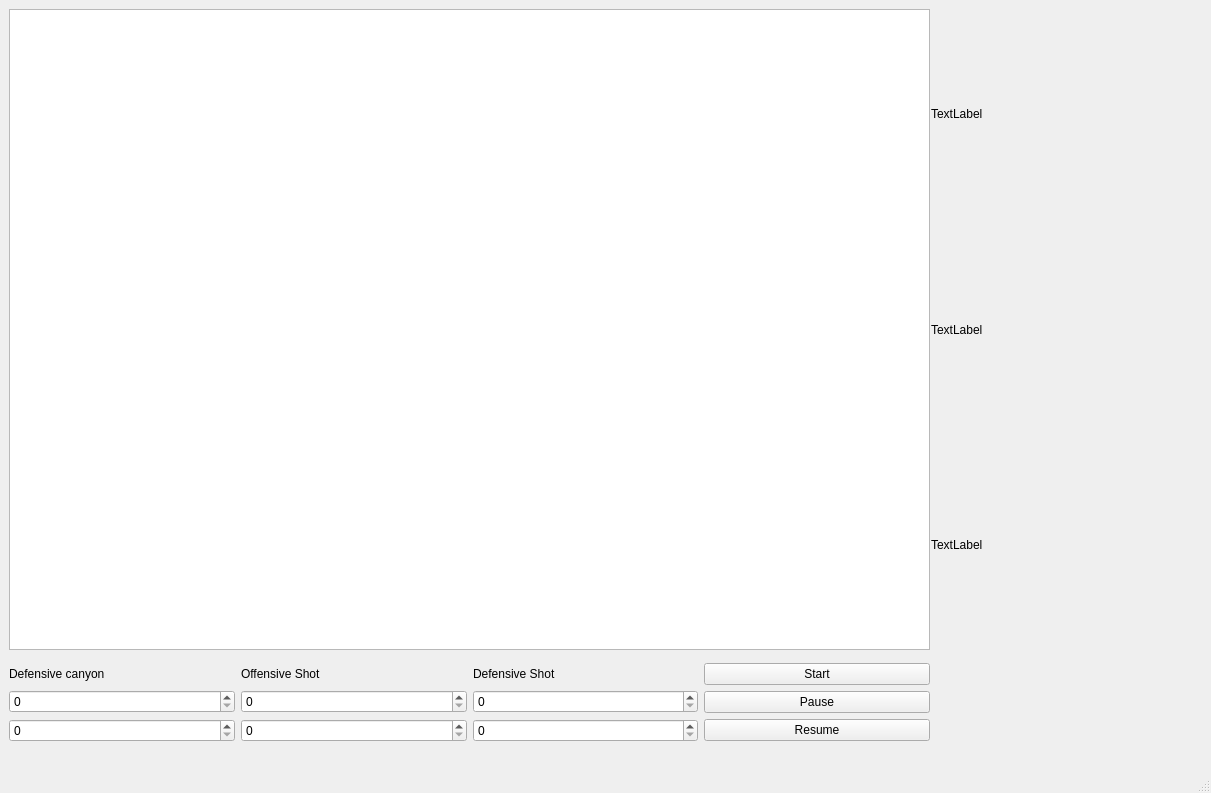
<?xml version="1.0" encoding="UTF-8"?>
<ui version="4.0">
 <class>MainWindow</class>
 <widget class="QMainWindow" name="MainWindow">
  <property name="geometry">
   <rect>
    <x>0</x>
    <y>0</y>
    <width>1211</width>
    <height>793</height>
   </rect>
  </property>
  <property name="windowTitle">
   <string>MainWindow</string>
  </property>
  <widget class="QWidget" name="centralwidget">
   <widget class="QGraphicsView" name="graphicsView">
    <property name="geometry">
     <rect>
      <x>9</x>
      <y>9</y>
      <width>921</width>
      <height>641</height>
     </rect>
    </property>
   </widget>
   <widget class="QWidget" name="">
    <property name="geometry">
     <rect>
      <x>931</x>
      <y>9</y>
      <width>271</width>
      <height>641</height>
     </rect>
    </property>
    <layout class="QVBoxLayout" name="verticalLayout_5">
     <item>
      <widget class="QLabel" name="res_1">
       <property name="text">
        <string>TextLabel</string>
       </property>
      </widget>
     </item>
     <item>
      <widget class="QLabel" name="res_2">
       <property name="text">
        <string>TextLabel</string>
       </property>
      </widget>
     </item>
     <item>
      <widget class="QLabel" name="res_3">
       <property name="text">
        <string>TextLabel</string>
       </property>
      </widget>
     </item>
    </layout>
   </widget>
   <widget class="QWidget" name="">
    <property name="geometry">
     <rect>
      <x>9</x>
      <y>663</y>
      <width>921</width>
      <height>79</height>
     </rect>
    </property>
    <layout class="QHBoxLayout" name="horizontalLayout">
     <item>
      <layout class="QVBoxLayout" name="verticalLayout_3">
       <item>
        <widget class="QLabel" name="DefCan_label">
         <property name="text">
          <string>Defensive canyon</string>
         </property>
        </widget>
       </item>
       <item>
        <widget class="QSpinBox" name="DefCan_x"/>
       </item>
       <item>
        <widget class="QSpinBox" name="DefCan_y"/>
       </item>
      </layout>
     </item>
     <item>
      <layout class="QVBoxLayout" name="verticalLayout_2">
       <item>
        <widget class="QLabel" name="Off_Shot_label">
         <property name="text">
          <string>Offensive Shot</string>
         </property>
        </widget>
       </item>
       <item>
        <widget class="QSpinBox" name="Off_Shot_v"/>
       </item>
       <item>
        <widget class="QSpinBox" name="Off_Shot_a"/>
       </item>
      </layout>
     </item>
     <item>
      <layout class="QVBoxLayout" name="verticalLayout">
       <item>
        <widget class="QLabel" name="Def_Shot_label">
         <property name="text">
          <string>Defensive Shot</string>
         </property>
        </widget>
       </item>
       <item>
        <widget class="QSpinBox" name="Def_Shot_v"/>
       </item>
       <item>
        <widget class="QSpinBox" name="Def_Shot_a"/>
       </item>
      </layout>
     </item>
     <item>
      <layout class="QVBoxLayout" name="verticalLayout_4">
       <item>
        <widget class="QPushButton" name="Start_button">
         <property name="text">
          <string>Start</string>
         </property>
        </widget>
       </item>
       <item>
        <widget class="QPushButton" name="Pause_button">
         <property name="text">
          <string>Pause</string>
         </property>
        </widget>
       </item>
       <item>
        <widget class="QPushButton" name="Resume_button">
         <property name="text">
          <string>Resume</string>
         </property>
        </widget>
       </item>
      </layout>
     </item>
    </layout>
   </widget>
  </widget>
  <widget class="QMenuBar" name="menubar">
   <property name="geometry">
    <rect>
     <x>0</x>
     <y>0</y>
     <width>1211</width>
     <height>20</height>
    </rect>
   </property>
  </widget>
  <widget class="QStatusBar" name="statusbar"/>
 </widget>
 <resources/>
 <connections/>
</ui>
